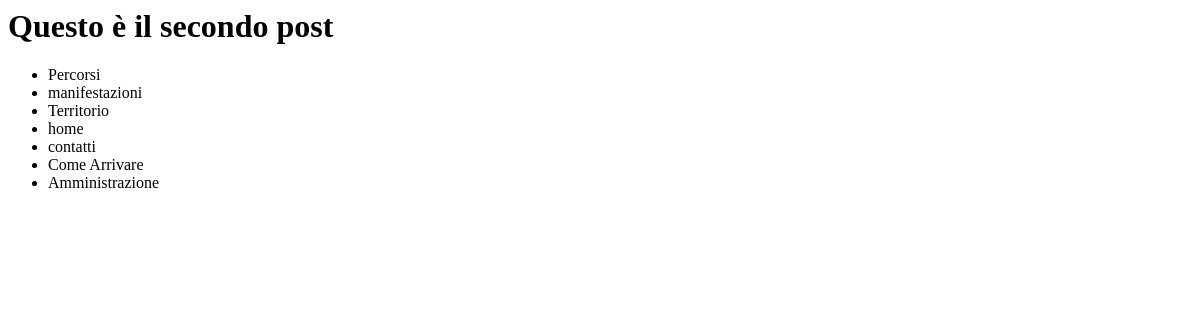
Before: /1/ with the older database file.
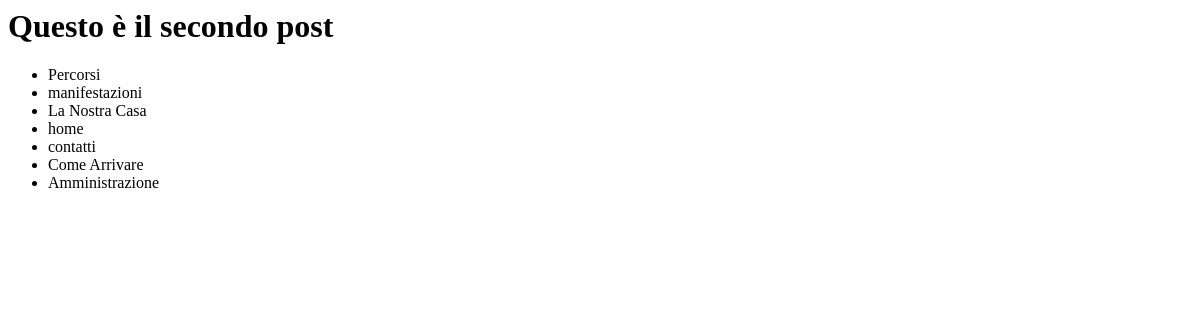
After: the same page with the newer database file.
### beb/models.py (models this page shows)
class Menuweb(models.Model):
    codice = models.CharField(max_length=20)
    radice = models.CharField(max_length=20)
    livello = models.IntegerField(default=0)
    titolo = models.CharField(max_length=64)
    descrizione = models.CharField(max_length=256)
    link = models.CharField(max_length=512)
    attivo = models.IntegerField(default=0)
    icon = models.CharField(max_length=255)
    workplace = models.IntegerField(default=0)
    param1 = models.CharField(max_length=255)
    ordine = models.IntegerField(default=0)

### beb/views.py (the view)
# urls.py: path("<int:author_id>/", views.detail, name="detail"),
def detail(request, author_id):
    entries = get_object_or_404(Entries, pk=author_id)
    menuweb = Menuweb.objects.filter(livello=2)[:]
    context = {"entries": entries, "menuweb": menuweb}
    return render(request, "beb/detail.html", context)

### beb/templates/beb/detail.html (shortened to what this page needs)
<h1>{{ entries.title }}</h1>
<ul>
{% for menuweb in menuweb.all %}
    <li>{{ menuweb.descrizione  }}</li>
{% endfor %}
</ul>

Changed rows visible on the page:
changed Menuweb: descrizione "Territorio" → "La Nostra Casa"
